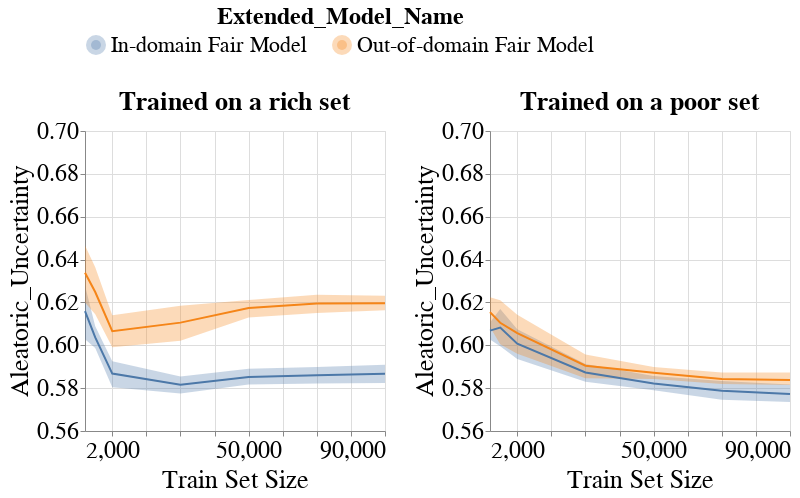

The notebook cell this image was saved under:
### Code cell
create_group_metric_line_bands_per_dataset_plot(metrics_per_exp_dct=metrics_per_exp_dct,
                                                experiment_names=EXPERIMENT_NAMES,
                                                model_name=MODEL_NAMES[0],
                                                metric_type='subgroup',
                                                metric_name='Aleatoric_Uncertainty',
                                                group_name='overall',
                                                ylim=[0.56, 0.70],
                                                with_band=True)
